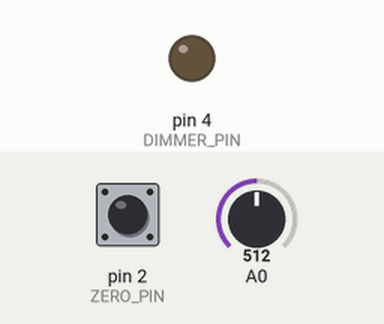
Simulated run of this sketch. Board: Arduino Uno, built with avr-gcc and run on an emulated ATmega328P. Shown: output pins drawn as LEDs (lit = HIGH). The test bench sets the inputs (shaded band); at power-on: pin 2 (ZERO_PIN) HIGH, A0 = 512.

Above: at 1.2 s.
1.3 s: pin 2 (ZERO_PIN) pulsed LOW 5 times (0.12 s each, 0.3 s apart)
At 3.0 s:
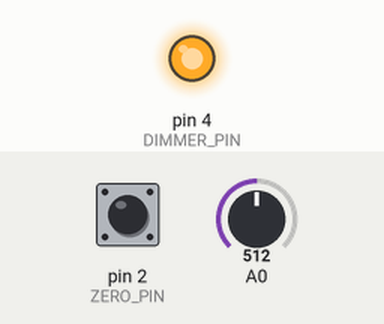
4.3 s: pin 2 (ZERO_PIN) pulled LOW for 0.15 s
At 5.5 s:
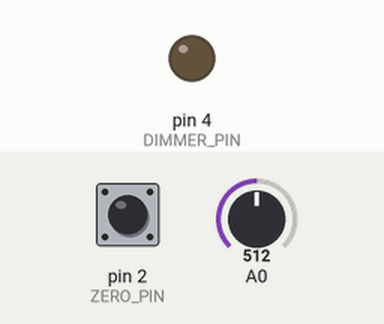
5.9 s: pin 2 (ZERO_PIN) pulled LOW for 1 s
At 7.0 s:
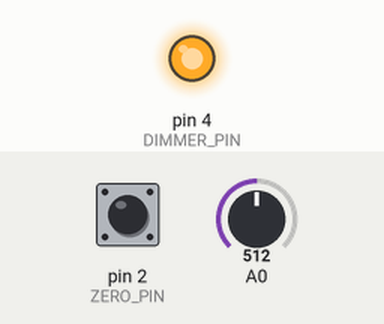
Timing chart, 0 to 8.9 s (numbered marks = the images above; inputs shaded):
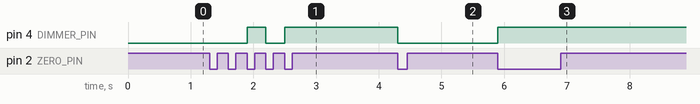

Measured:
- after the input at 1.3 s, pin 4 (DIMMER_PIN): LOW → HIGH after 0.60 s, → LOW 0.30 s later, → HIGH 0.30 s later
- after the input at 4.3 s, pin 4 (DIMMER_PIN): HIGH → LOW at once
- after the input at 5.9 s, pin 4 (DIMMER_PIN): LOW → HIGH at once

The sketch:

brezenhem_1ch.ino
```cpp
// пример диммера на симисторе с внешним детектором нуля
// или готовый китайский модуль https://ali.ski/xwpCCe
// одноканальный диммер без таймера, работает на пропуске
// полуволн синусоиды по прерываниям с детектора нуля
// подходит для моторов и обогревателей, лампы мерцают жутко!
// Алгоритм Брезенхема https://habr.com/ru/post/254719/
// диммер принимает значения 0-255
// переключения оптимизированы
#define ZERO_PIN 2    // пин детектора нуля
#define INT_NUM 0     // соответствующий ему номер прерывания
#define DIMMER_PIN 4  // управляющий пин симистора

int dimmer;           // переменная диммера

void setup() {
  pinMode(ZERO_PIN, INPUT_PULLUP);
  pinMode(DIMMER_PIN, OUTPUT);
  digitalWrite(DIMMER_PIN, LOW);
  attachInterrupt(INT_NUM, isr, FALLING);  // для самодельной схемы ставь RISING!
}

void loop() {
  // задаём значение 0-255
  dimmer = map(analogRead(A0), 0, 1023, 0, 255);
  delay(100); // в реальном коде задержек быть не должно
}

// прерывание детектора нуля
void isr() {
  static byte count, last, lastVal;
  int val = (++count * dimmer) >> 8;
  if (lastVal != (val != last)) digitalWrite(DIMMER_PIN, val != last);
  lastVal = (val != last);
  last = val;
}
```
